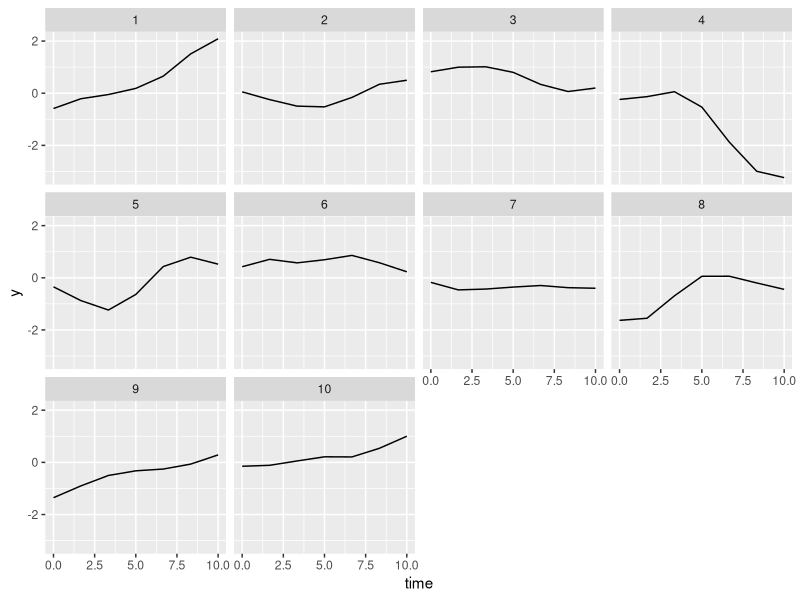
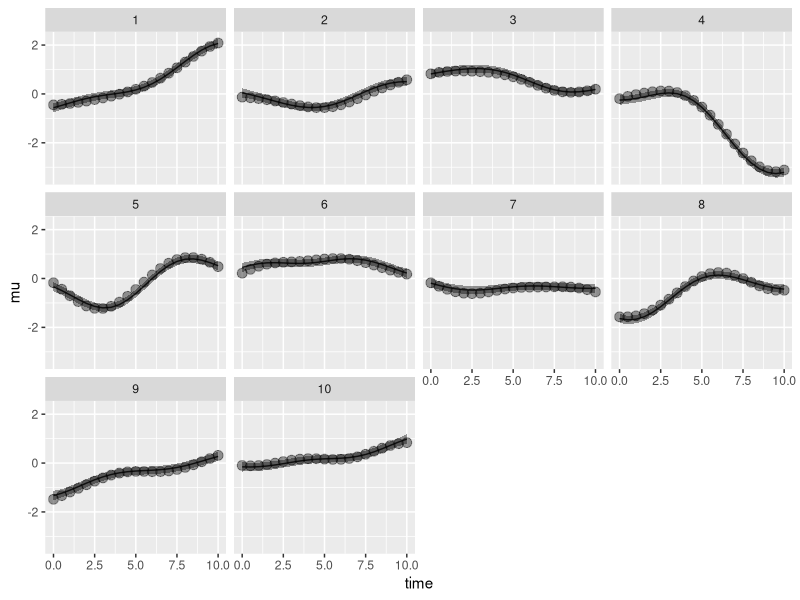
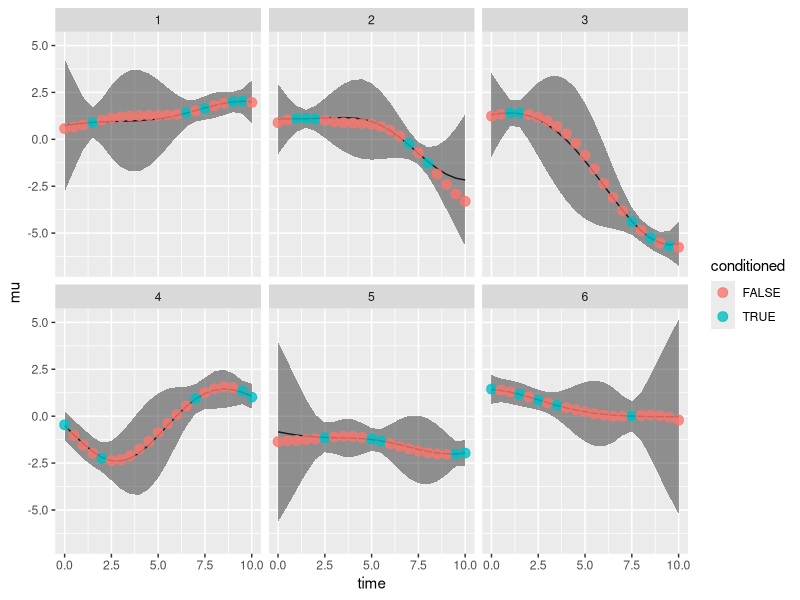

Generate these figures, in order, with R:
## ---- chunk 1
library(knitr)
library(MASS)
library(dplyr)
library(reshape2)
library(ggplot2)

## ---- chunk 2
opts_chunk$set(fig.width=12, fig.height=8)

## ---- chunk 3
.G <- 10  # Number of predictors (features)
.R <- 6   # Number of targets (outputs)
.T <- 21  # How many time points to regress over
tmin <- 0  # Start of domain
tmax <- 10  # End of domain
num.Z <- 7  # How many data to condition on?
sigma.noise <- .1  # How much noise
mean.num.betas <- 4  # How many non-zero betas on average
sigma.beta <- 1  # S.d. of non-zero betas
num.Y.to.condition.on <- 5  # How many true Y to condition on to estimate mean and variance
set.seed(1)

## ---- chunk 4
# Evenly spaced points
linspace <- function(xmin, xmax, num.samples) {
    (0:(num.samples-1)) * (xmax-xmin) / (num.samples-1) + xmin
}
# Set up the observed time points
sample.times <- data.frame(time=linspace(tmin, tmax, num.Z))
sample.times$tau <- 1:nrow(sample.times)
# Create a squared exponential covariance function (RBF)
create.SE.cov.fn <- function(l=1) {
    function(t1, t2) {
        d <- outer(t1, t2, "-")
        exp(-(d/l)**2/2)
    }
}
# Multiply a covariance function by a constant
multiply.cov.fn <- function(k, sigma2) {
    function(t1, t2) sigma2 * k(t1, t2)
}
# Add diagonal noise term to a covariance matrix
add.noise <- function(K, sigma) {
    K + diag(sigma**2, nrow(K), ncol(K))
}
# Calculate the covariance
SE.cov.fn <- create.SE.cov.fn(l=3)
K.SE <- SE.cov.fn(sample.times$time, sample.times$time)
# Sample the data
Z <- mvrnorm(n=.G, mu=rep(0, nrow(sample.times)), Sigma=K.SE)

## ---- chunk 5
# Melt into format for plotting
Z.l <- melt(Z, varnames=c("g", "tau"), value.name="y")
# Plot
(ggplot(Z.l %>% left_join(sample.times),
        aes(x=time, y=y))
    + geom_line()
    + facet_wrap(~ g))

## ---- chunk 6
times <- data.frame(time=linspace(tmin, tmax, .T))
times$t <- 1:nrow(times)
# Calculate the posterior mean, variance (full) and log marginal likelihood
calc.posterior <- function(X, y, k, sigma.noise, xstar) {
    within(list(), {
        X <- X
        y <- y
        sigma.noise <- sigma.noise
        xstar <- xstar
        K <- k(X, X)
        Kstar <- k(xstar, X)
        Kstarstar <- k(xstar, xstar)
        L <- chol(add.noise(K, sigma.noise))
        alpha <- solve(L, solve(t(L), y))
        mu <- as.vector(Kstar %*% alpha)
        log.marg.like <- (
            - t(y) %*% alpha / 2
            - sum(diag(L))
            - length(y)/2*log(2*pi))
        V <- Kstarstar - Kstar %*% solve(L, solve(t(L), t(Kstar)))
    })
}
# Calculate the posteriors for each predictor
X.posteriors <- lapply(
    1:.G,
    function(r) calc.posterior(sample.times$time,
                               Z[r,],
                               SE.cov.fn,
                               sigma.noise,
                               times$time))
# Gather elements of the posterior list into a matrix/array
gather <- function(posteriors, name) {
    aperm(vapply(posteriors,
                 function(posterior) posterior[[name]],
                 FUN.VALUE=posteriors[[1]][[name]]))
}
# Gather the posterior means for the X
mu.x <- gather(X.posteriors, "mu")
Sigma.x <- gather(X.posteriors, "V")

## ---- chunk 7
X <- t(sapply(
    X.posteriors,
    function(posterior) mvrnorm(mu=posterior$mu, Sigma=posterior$V)))

## ---- chunk 8
X.mu <- mu.x %>% melt(varnames = c("g", "t"), value.name = "mu")
X.Sigma <- (
    Sigma.x
    %>% melt(varnames = c("g", "t", "t2"), value.name = "V")
    %>% filter(t == t2))
X.l <- X %>% melt(varnames = c("g", "t"), value.name = "X")
(ggplot(X.mu %>% left_join(X.Sigma) %>% left_join(times), aes(x=time, y=mu))
    + geom_line()
    + geom_ribbon(aes(ymin=mu-2*sqrt(V), ymax=mu+2*sqrt(V)), alpha=.5)
    + geom_point(data=X.l %>% left_join(times),
                 aes(x=time, y=X),
                 size=3,
                 alpha=.4)
    + facet_wrap(~ g))

## ---- chunk 9
sample.betas <- function(.G, mean.num, sigma.beta=1) {
    stopifnot(mean.num >= 1)
    how.many <- min(1 + rpois(1, mean.num - 1), .G)
    idxs <- sample(1:.G, how.many)
    betas <- rep(0, .G)
    betas[idxs] <- rnorm(n=how.many, mean=0, sd=sigma.beta)
    betas
}
betas <- sapply(1:.R, function(r) sample.betas(.G, mean.num.betas, sigma.beta))

## ---- chunk 10
Y <- t(betas) %*% X

## ---- chunk 11
condition.Y <- function(r) {
    condition.idxs <- sample(times$t, num.Y.to.condition.on)
    posterior <- calc.posterior(times$time[condition.idxs],
                                Y[r, condition.idxs],
                                multiply.cov.fn(SE.cov.fn, mean.num.betas**2),
                                sigma.noise*mean.num.betas,
                                times$time)
    posterior$conditioned <- rep(FALSE, ncol(Y))
    posterior$conditioned[condition.idxs] <- TRUE
    posterior
}
Y.posteriors <- lapply(1:.R, condition.Y)
# Gather the posterior means for the Y
mu.y <- gather(Y.posteriors, "mu")
Sigma.y <- gather(Y.posteriors, "V")
conditioned.y <- gather(Y.posteriors, "conditioned")

## ---- chunk 12
Y.l <- Y %>% melt(varnames = c("r", "t"), value.name = "Y")
Y.conditioned.l <- conditioned.y %>% melt(varnames = c("r", "t"),
                                          value.name = "conditioned")
Y.mu <- mu.y %>% melt(varnames = c("r", "t"), value.name = "mu")
Y.Sigma <- (
    Sigma.y
    %>% melt(varnames = c("r", "t", "t2"), value.name = "V")
    %>% filter(t == t2))
(ggplot(Y.mu %>% left_join(Y.Sigma) %>% left_join(times), aes(x=time, y=mu))
    + geom_line()
    + geom_ribbon(aes(ymin=mu-2*sqrt(V), ymax=mu+2*sqrt(V)), alpha=.5)
    + geom_point(data=Y.l %>% left_join(times) %>% left_join(Y.conditioned.l),
                 aes(x=time, y=Y, color=conditioned),
                 size=3,
                 alpha=.8)
    + facet_wrap(~ r))

## ---- chunk 13
stan.data <- list(
    T=.T,
    G=.G,
    R=.R,
    lambda=1,
    mu_x=mu.x,
    Sigma_x=Sigma.x,
    mu_y=mu.y,
    Sigma_y=Sigma.y)

## ---- chunk 14
save.image('create-synthetic.RData')

## ---- chunk 15
sessionInfo()

